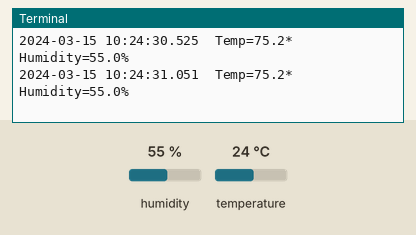
Bench run of a program on a simulated Raspberry Pi (header pin numbers). Parts: the last lines printed to the terminal. Inputs (shaded band) come from the test bench; at power-on: humidity 55 %, temperature 24 °C. The clock reads 2024-03-15 10:24:30 at power-on unless the program sets it.

Above: at 1.2 s.
1.3 s: humidity set to 22 %
At 2.0 s:
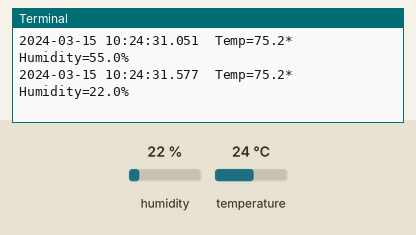
2.8 s: temperature set to 12 °C
At 3.6 s:
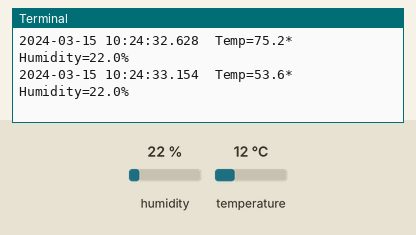
4.3 s: humidity set to 40 %
At 4.3 s:
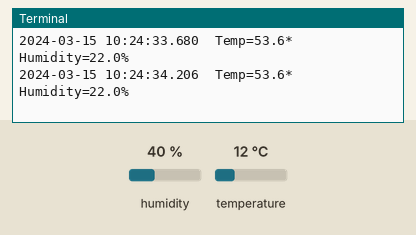
Timing chart, 0 to 7.3 s (numbered marks = the images above; inputs shaded):
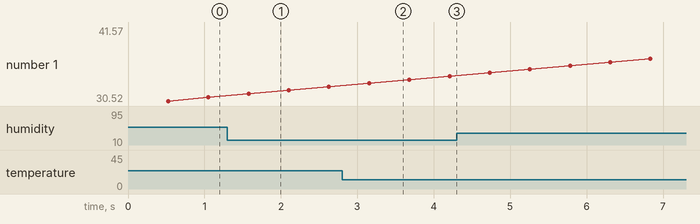

The program:

getTempContinuously.py
```python
import sys
import time
import Adafruit_DHT
import RPi.GPIO as GPIO
import datetime

# Note GPIO module uses Physical PIN as reference. Physical PINs are numbered in order
# Note Adafruit_DHT uses BCM PIN as reference. BCM PINs are the numbers on the breakout board.

# Setup pins for Adafruit_DHT
# Sensor on PIN 7, or BCM PIN 4
pinTempSensor = 4

GPIO.setmode(GPIO.BOARD)

# Create sensor. We are using the AM2302 Sensor
# sensor_args = { '11': Adafruit_DHT.DHT11,
#                 '22': Adafruit_DHT.DHT22,
#                 '2302': Adafruit_DHT.AM2302 }
sensor = Adafruit_DHT.AM2302

# Function to convert Celsious to Fahrenheit
def CelsToFahr(a):
    return ((a*1.8 + 32.0))

# Create Loop to get temperature
while True:
    # Uncomment if you want to sleep n seconds between each reading - must put value for n
    #time.sleep(n)
    # Note: The time is the time in which the Raspberry Pi receives the data.
    # This means there could be delay between when the data is read from the sensor and the time stamp.
    # For our application, this difference is negligible.
    humidity, temperature = Adafruit_DHT.read_retry(sensor, pinTempSensor)
    timeStamp = datetime.datetime.utcnow().strftime('%Y-%m-%d %H:%M:%S.%f')[:-3]
    # Convert to Fahrenheit
    temperature = CelsToFahr(temperature)
    # Format strings
    temperatureStr = '{0:0.1f}'.format(temperature)
    humidityStr = '{0:0.1f}'.format(humidity)
    print(timeStamp + '  Temp={0:0.1f}*  Humidity={1:0.1f}%'.format(temperature, humidity))
```

Measured:
- after the input at 1.3 s, the terminal: prints a new line after 0.28 s (image 1)
- after the input at 2.8 s, the terminal: prints a new line after 0.35 s (image 2)
